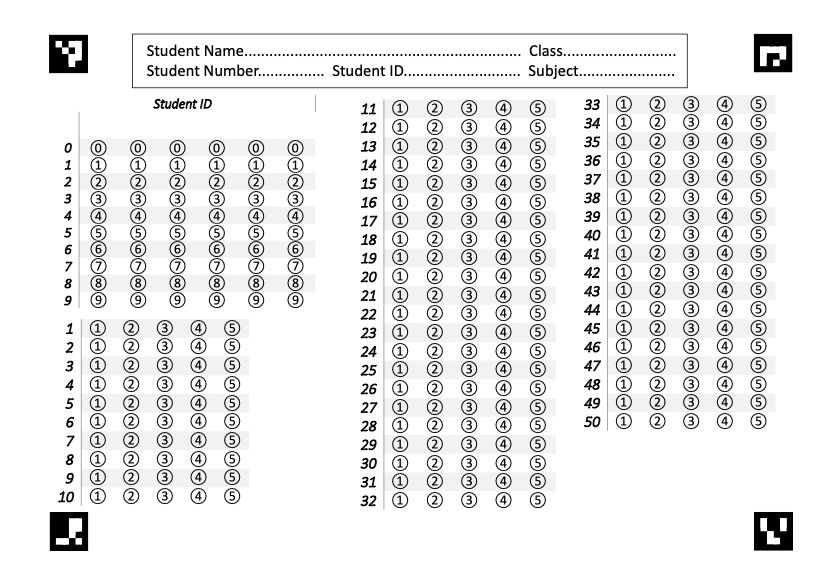
#> input picture AnswerSheet.png, 826 x 583 px
$ python -i dataExtractor.py   (imports and definitions only)
#> lines starting #> are read from the running program, lines starting #| are printed output that depends on the picture
#> further down, picture is the input picture: shape (583, 826, 3); min 0, max 255, mean 234.8
import cv2 as cv
import numpy as np
import matplotlib.pyplot as plt


def extract_data(imglist):
    offet = 3
    size = 19
    minscore = 10000
    secondscore = 10000
    maxindex = -1
    for i, img in enumerate(imglist):
        # preprocess
        img = cv.cvtColor(img, cv.COLOR_RGB2GRAY)
        img = cv.threshold(img, 0, 255, cv.THRESH_BINARY | cv.THRESH_OTSU)[1]
        score = cv.countNonZero(img)

        if score < minscore:
            secondscore = minscore
            minscore = score
            maxindex = i
        elif score < secondscore:
            secondscore = score

    # print(minscore, secondscore, maxindex+1)
    if secondscore - minscore > 60:
        return maxindex + 1
    else:
        return -1


def get_student_id(img) -> str:
    x = 34
    y = 115
    width = 256
    height = 190

    image = img[y:y+height, x:x+width]
    height, width = image.shape[:2]

    num_rows = 10
    num_cols = 6

    cell_width = width // num_cols
    cell_height = height // num_rows

    x_axis_images_dict = {}
    answerList = []
    # Iterate through each X-axis column
    for x in range(num_cols):
        x_axis_images_list = []
        for y in range(num_rows):
            x_image = image[y * cell_height: (y + 1) * cell_height, x * cell_width: (x + 1) * cell_width]
            x_axis_images_list.append(x_image)
        x_axis_images_dict[x + 1] = x_axis_images_list
        answerList.append(extract_data(x_axis_images_list))
    return "".join(map(str, answerList))

def read_answers(img, orgin, size, num_rows, last_row = 0):
#> called with orgin = (42, 318), size = (172, 212), num_rows = 10, last_row = 0
    x = orgin[0]
    y = orgin[1]
    width = size[0]
    height = size[1]

    image = img[y:y+height, x:x+width]
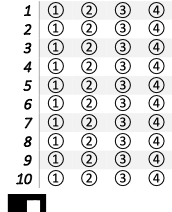
#> image: shape (212, 172, 3); min 0, max 255, mean 224.4
    height, width = image.shape[:2]
#> height = 212; width = 172

    num_rows = num_rows
    num_cols = 5

    cell_width = width // num_cols
#> cell_width = 34
    cell_height = height // num_rows
#> cell_height = 21

    answerList = {}

    for i in range(num_rows):
        x_axis_images_list = []
        for j in range(num_cols):
            x_image = image[i * cell_height: (i + 1) * cell_height, j * cell_width: (j + 1) * cell_width]
            x_axis_images_list.append(x_image)
        answerList[last_row+i+1] = extract_data(x_axis_images_list)
#> after the loop, answerList = 10 items
    return answerList

def get_answers(img):
    list1 = read_answers(img, (42, 318), (172, 212), 10, 0)
#> list1 = 10 items
    list2 = read_answers(img, (375, 73), (183, 465), 22, 10)
#> call 2 of read_answers, with orgin = (375, 73), size = (183, 465), num_rows = 22, last_row = 10
#> in read_answers (call 2), `image = img[y:y+height, x:x+width]`:
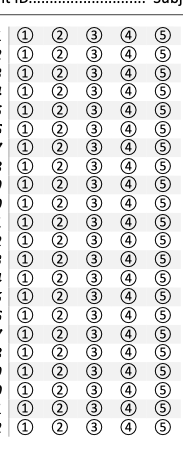
#> image: shape (465, 183, 3); min 0, max 255, mean 225.3
#> after the loop in read_answers (call 2), `for i in range(num_rows):`: answerList = 22 items
#> list2 = 22 items
    list3 = read_answers(img, (622, 66), (183, 380), 18, 32)
#> call 3 of read_answers, with orgin = (622, 66), size = (183, 380), num_rows = 18, last_row = 32
#> in read_answers (call 3), `image = img[y:y+height, x:x+width]`:
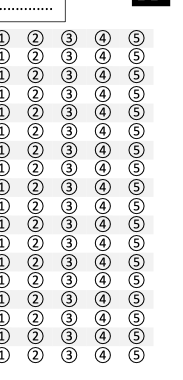
#> image: shape (380, 183, 3); min 0, max 255, mean 227.8
#> after the loop in read_answers (call 3), `for i in range(num_rows):`: answerList = 18 items
#> list3 = 18 items
    result = {}
    result.update(list1)
    result.update(list2)
    result.update(list3)
    return result

>>> import cv2
>>> picture = cv2.cvtColor(cv2.imread('AnswerSheet.png'), cv2.COLOR_BGR2RGB)
>>> result = get_answers(picture)
#> result = 50 items
